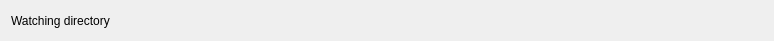
<?xml version="1.0" encoding="UTF-8"?>
<ui version="4.0">
 <class>Widget</class>
 <widget class="QWidget" name="Widget">
  <property name="geometry">
   <rect>
    <x>0</x>
    <y>0</y>
    <width>774</width>
    <height>41</height>
   </rect>
  </property>
  <property name="windowTitle">
   <string>Widget</string>
  </property>
  <layout class="QHBoxLayout" name="horizontalLayout">
   <item>
    <widget class="QLabel" name="tip_label">
     <property name="text">
      <string>Watching directory</string>
     </property>
    </widget>
   </item>
   <item>
    <widget class="QLabel" name="path_label">
     <property name="sizePolicy">
      <sizepolicy hsizetype="Expanding" vsizetype="Expanding">
       <horstretch>0</horstretch>
       <verstretch>0</verstretch>
      </sizepolicy>
     </property>
     <property name="text">
      <string/>
     </property>
    </widget>
   </item>
  </layout>
 </widget>
 <resources/>
 <connections/>
</ui>
